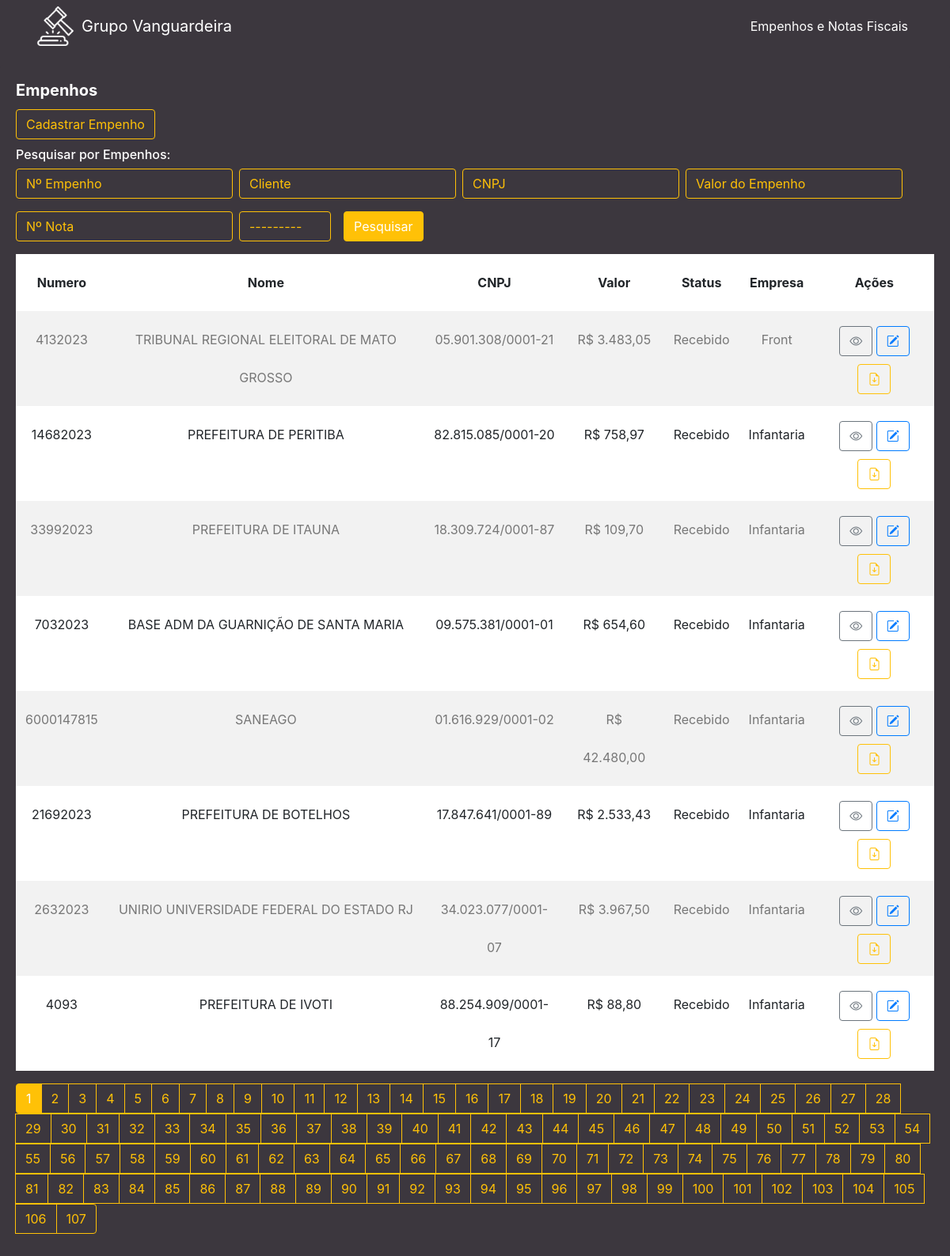
The page / on the database its author committed.
### cliente/models.py (models this page shows, shortened)
class Cliente(models.Model):
    numero = models.CharField(max_length=255)
    nome = models.CharField(max_length=255)
    cnpj = models.CharField(max_length=255)
    data_criacao = models.DateTimeField(default=timezone.now)
    categoria = models.ForeignKey(Categoria, on_delete=models.DO_NOTHING)
    empresa = models.ForeignKey(Empresa, on_delete=models.DO_NOTHING)
    empenho = models.FileField(upload_to='empenhos/', max_length=500)
    nfe = models.FileField(upload_to='notas/', max_length=500, default='0', blank=True)
    n_nfe = models.CharField(max_length=255, blank=True)
    descricao = models.TextField(blank=True)
    valor = models.CharField(max_length=255)

class Categoria(models.Model):
    nome = models.CharField(max_length=255)
    def __str__(self):
        return self.nome

class Empresa(models.Model):
    nome = models.CharField(max_length=255)
    def __str__(self):
        return self.nome

### cliente/views.py (the view)
# urls.py: path('', views.cliente, name='cliente'),
def cliente(request):
    list_clientes = Cliente.objects.order_by('-data_criacao')
    myFilter = ClienteFilter(request.GET, queryset=list_clientes)
    list_clientes = myFilter.qs
    paginator = Paginator(list_clientes, 8)
    page = request.GET.get('page')
    list_clientes = paginator.get_page(page)
    return render(request, 'cliente/cliente.html', {'clientes': list_clientes, 'myFilter': myFilter})

### cliente/templates/cliente/cliente.html (shortened to what this page needs)
{% extends 'base.html' %}
{% load widget_tweaks %}
{% block conteudo %}
<div class="content mt-3">
    <div class="card">
        <div class="card-body">
            <h5 class="card-title">Empenhos</h5>
            <a class="btn btn-outline-primary mb-3" id="btn-cadastrar" href="{% url 'form' %}">Cadastrar Empenho</a>
            <div class="row">
                <div class="col">
                    <h6 class="card-subtitle mb-2 text-muted">Pesquisar por Empenhos:</h6>
                    <form method="get" class="form-inline">
                        <div class="form-group mb-3 mr-2">
                            {% render_field myFilter.form.numero placeholder="Nº Empenho" class="form-control" id="id_numero" autocomplete="off" %}
                        </div>
                        <div class="form-group mb-3 mr-2">
                            {% render_field myFilter.form.nome placeholder="Cliente" class="form-control" id="id_nome" autocomplete="off" %}
                        </div>
                        <div class="form-group mb-3 mr-2">
                            {% render_field myFilter.form.cnpj placeholder="CNPJ" class="form-control" id="id_cnpj" autocomplete="off" %}
                        </div>
                        <div class="form-group mb-3 mr-2">
                            {% render_field myFilter.form.valor placeholder="Valor do Empenho" class="form-control" id="valor" autocomplete="off" %}
                        </div>
                        <div class="form-group mb-3 mr-2">
                            {% render_field myFilter.form.n_nfe class="form-control" placeholder="Nº Nota" id="nfe" autocomplete="off" %}
                        </div>
                        <div class="form-group mb-3 mr-2">
                            {% render_field myFilter.form.categoria class="form-control" id="id_categoria" autocomplete="off" %}
                        </div>
                        <button class="btn btn-primary ml-2 mb-3" id="btn-pesquisar" type="submit">Pesquisar</button>
                    </form>
                </div>
            </div>
            <table class="table table-striped ">
                <thead>
                    <tr>
                        <th scope="col" class="text-center">Numero</th>
                        <th scope="col" class="text-center">Nome</th>
                        <th scope="col" class="text-center">CNPJ</th>
                        <th scope="col" class="text-center">Valor</th>
                        <th scope="col" class="text-center">Status</th>
                        <th scope="col" class="text-center">Empresa</th>
                        <th scope="col" class="text-center">Ações</th>
                    </tr>
                </thead>
                <tbody>
                    {% for cliente in clientes %}
                    <tr>
                        <td class="text-center">{{ cliente.numero }}</td>
                        <td class="text-center">{{ cliente.nome }}</td>
                        <td class="text-center">{{ cliente.cnpj }}</td>
                        <td class="text-center">R$ {{ cliente.valor }}</td>
                        <td class="text-center">{{ cliente.categoria }}</td>
                        <td class="text-center">{{ cliente.empresa }}</td>
                        <td class="text-center">
                            <a href="/cliente/detalhe/{{ cliente.id }}" class="btn btn-outline-secondary"><i class="bi bi-eye"></i></a>
                            <a href="/cliente/edit/{{ cliente.id }}/" class="btn btn-outline-primary"><i class="bi bi-pencil-square"></i></a>
                            <a href="{{ cliente.empenho.url }}" class="btn btn-outline-warning" target="_blank"><i class="bi bi-file-earmark-arrow-down"></i></a>
                        </td>
                    </tr>
                    {% endfor %}
                </tbody>
            </table>
            <nav aria-label="Page navigation example">
                <ul class="pagination">
                    {% for pagina in clientes.paginator.page_range %}
                    {% if clientes.number == pagina %}
                    <li class="page-item active">
                        <a class="page-link" href="{{ request.get_full_path }}?&page={{pagina}}">{{pagina}}</a>
                    </li>
                    {% else %}
                    <li class="page-item">
                        <a class="page-link" href="{{ request.get_full_path }}?&page={{pagina}}">{{pagina}}</a>
                    </li>
                    {% endif %}
                    {% endfor %}
                </ul>
            </nav>
        </div>
    </div>
</div>
{% endblock %}

### rows shown on the page
Cliente: numero "4132023", nome "TRIBUNAL REGIONAL ELEITORAL DE MATO GROSSO", cnpj "05.901.308/0001-21", valor "3.483,05", categoria "Recebido", empresa "Front"
Cliente: numero "14682023", nome "PREFEITURA DE PERITIBA", cnpj "82.815.085/0001-20", valor "758,97", categoria "Recebido", empresa "Infantaria"
Cliente: numero "33992023", nome "PREFEITURA DE ITAUNA", cnpj "18.309.724/0001-87", valor "109,70", categoria "Recebido", empresa "Infantaria"
Cliente: numero "7032023", nome "BASE ADM DA GUARNIÇÃO DE SANTA MARIA", cnpj "09.575.381/0001-01", valor "654,60", categoria "Recebido", empresa "Infantaria"
Cliente: numero "6000147815", nome "SANEAGO", cnpj "01.616.929/0001-02", valor "42.480,00", categoria "Recebido", empresa "Infantaria"
Cliente: numero "21692023", nome "PREFEITURA DE BOTELHOS", cnpj "17.847.641/0001-89", valor "2.533,43", categoria "Recebido", empresa "Infantaria"
Cliente: numero "2632023", nome "UNIRIO UNIVERSIDADE FEDERAL DO ESTADO RJ", cnpj "34.023.077/0001-07", valor "3.967,50", categoria "Recebido", empresa "Infantaria"
Cliente: numero "4093", nome "PREFEITURA DE IVOTI", cnpj "88.254.909/0001-17", valor "88,80", categoria "Recebido", empresa "Infantaria"

### other values the page prints
{{ pagina }} "1"
{{ pagina }} "2" "3" "4" "5" "6" "7" "8" "9" "10" "11" "12" "13" "14" "15" "16" "17" "18" "19" "20" "21" "22" "23" "24" "25" "26" "27" "28" "29" "30" "31" "32" "33" "34" "35" "36" "37" "38" "39" "40" "41" "42" "43" "44" "45" "46" "47" "48" "49" "50" "51" "52" "53" "54" "55" "56" "57" "58" "59" "60" "61" "62" "63" "64" "65" "66" "67" "68" "69" "70" "71" "72" "73" "74" "75" "76" "77" "78" "79" "80" "81" "82" "83" "84" "85" "86" "87" "88" "89" "90" "91" "92" "93" "94" "95" "96" "97" "98" "99" "100" "101" "102" "103" "104" "105" "106" "107"
